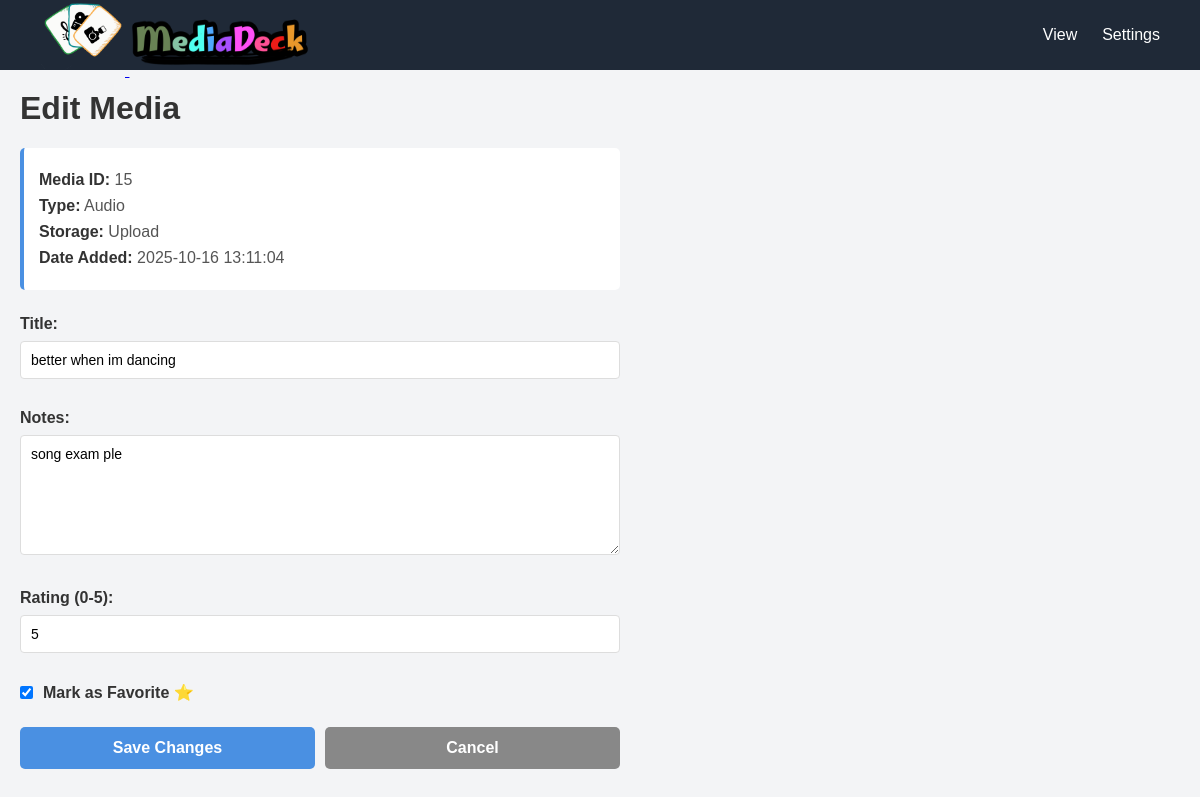
Page /edit_media.php?id=15 on the committed database.
### tables this page shows
CREATE TABLE `media` (
  `id` int(11) NOT NULL,
  `title` varchar(255) NOT NULL,
  `type` enum('image','video','audio','text') NOT NULL,
  `storage_type` enum('upload','link') NOT NULL,
  `file_path` varchar(500) DEFAULT NULL,
  `notes` text DEFAULT NULL,
  `rating` tinyint(4) DEFAULT 0 CHECK (`rating` between 0 and 5),
  `is_favorite` tinyint(1) DEFAULT 0,
  `thumbnail` varchar(500) DEFAULT NULL,
  `created_at` datetime DEFAULT current_timestamp(),
  `updated_at` datetime DEFAULT current_timestamp() ON UPDATE current_timestamp()
);

### edit_media.php (the view, shortened to what this page needs)
<?php
require_once __DIR__ . '/config/dbconfig.php';
$id = isset($_GET['id']) ? (int) $_GET['id'] : 0;
    ?>
    <?php
$stmt = $conn->prepare("SELECT * FROM media WHERE id = ?");
$stmt->bind_param("i", $id);
$stmt->execute();
$result = $stmt->get_result();
$media = $result ? $result->fetch_assoc() : null;
?>
<!DOCTYPE html>
<html lang="en">
<head>
</head>
<body>
    <?php include 'includes/header.php'; ?>
    <div class="container">
        <h1>Edit Media</h1>
        <?php if (isset($error_msg)): ?>
            <div class="error-message">
                <strong>Error:</strong> <?= $error_msg ?>
            </div>
            <a href="view_media.php" class="back-link">← Back to Media List</a>
        <?php else: ?>
            <div class="media-info">
                <p><strong>Media ID:</strong> <?= $media['id'] ?></p>
                <p><strong>Type:</strong> <?= ucfirst($media['type']) ?></p>
                <p><strong>Storage:</strong> <?= ucfirst($media['storage_type']) ?></p>
                <p><strong>Date Added:</strong> <?= $media['created_at'] ?></p>
            </div>
            <form method="post">
                <div class="form-group">
                    <label for="title">Title:</label>
                    <input type="text" id="title" name="title" value="<?= htmlspecialchars($media['title']) ?>" required>
                </div>
                <div class="form-group">
                    <label for="notes">Notes:</label>
                    <textarea id="notes" name="notes"><?= htmlspecialchars($media['notes']) ?></textarea>
                </div>
                <div class="form-group">
                    <label for="rating">Rating (0-5):</label>
                    <input type="number" id="rating" name="rating" min="0" max="5" value="<?= (int)$media['rating'] ?>">
                </div>
                <div class="form-group checkbox-group">
                    <input type="checkbox" id="favorite" name="is_favorite" <?= $media['is_favorite'] ? 'checked' : '' ?>>
                    <label for="favorite" style="margin-bottom: 0;">Mark as Favorite ⭐</label>
                </div>
                <div class="button-group">
                    <button type="submit">Save Changes</button>
                    <a href="view_media.php" class="btn">Cancel</a>
                </div>
            </form>
        <?php endif; ?>
    </div>
</body>
</html>

### edit_media.php (style rules this page uses)
body { font-family: Arial, sans-serif; margin: 0; background-color: #F3F4F6; }
.container { margin: 20px; max-width: 600px; }
h1 { color: #333; margin-top: 0; }
.form-group { margin-bottom: 20px; }
label { display: block; margin-bottom: 8px; font-weight: bold; color: #333; }
input[type=text], textarea, input[type=number] { width: 100%; padding: 10px; margin-bottom: 10px; box-sizing: border-box; border: 1px solid #ddd; border-radius: 4px; font-family: Arial, sans-serif; font-size: 14px; }
textarea { resize: vertical; min-height: 120px; }
.checkbox-group { display: flex; align-items: center; gap: 10px; }
.checkbox-group input[type=checkbox] { width: auto; margin: 0; padding: 0; }
.button-group { margin-top: 25px; display: flex; gap: 10px; }
button, a.btn { padding: 12px 24px; border: none; border-radius: 5px; cursor: pointer; font-size: 16px; font-weight: bold; text-decoration: none; display: inline-block; transition: background 0.2s; }
button { background: #4A90E2; color: white; flex: 1; }
a.btn { background: #888; color: white; flex: 1; text-align: center; }
.media-info { background: #fff; padding: 15px; border-radius: 5px; margin-bottom: 25px; border-left: 4px solid #4A90E2; }
.media-info p { margin: 8px 0; color: #555; }
.media-info strong { color: #333; }

### rows in the picture
media: id "15", type "Audio", storage_type "Upload", created_at "2025-10-16 13:11:04", title "better when im dancing", notes "song exam ple", rating "5", is_favorite "☑"
